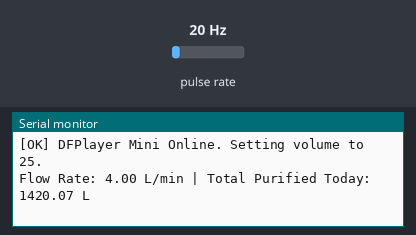
Simulated run of this sketch. Board: ESP32. Parts: the last lines printed to the serial monitor. Wiring (inferred from the names in the program): pulse sensor: data GPIO 13. The inputs (shaded band) are chosen by the test bench; at power-on: pulse rate 20 Hz. The audio player accepts every command and is not drawn.

Above: at 1.7 s.
1.8 s: pulse rate (sensor on GPIO 13) set to 4 Hz
At 2.9 s:
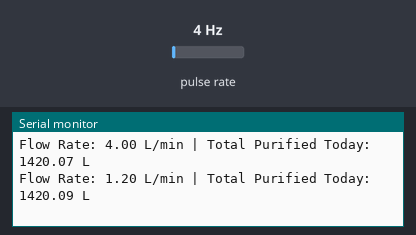
3.3 s: pulse rate (sensor on GPIO 13) set to 50 Hz
At 4.3 s:
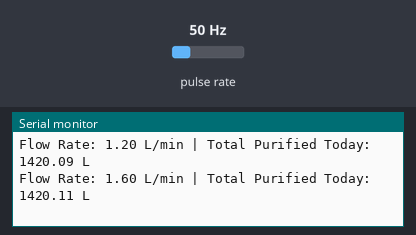
Timing chart, 0 to 6.3 s (numbered marks = the images above; inputs shaded):
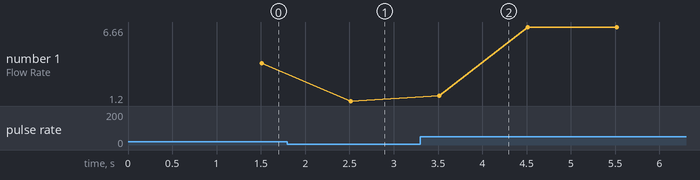

The sketch:

esp32_jalrakshak_audio_flow.ino
```cpp
/*
 * JalRakshak Smart Water Monitoring & Purification System
 * ESP32 C++ Firmware Extension Module (SIH26040 Alignment)
 *
 * Features:
 * 1. DFPlayer Mini Audio Alert Module (UART Serial2: TX=GPIO16, RX=GPIO17)
 *    - Plays Track 001.mp3 (Hindi Safe Alert: "पानी पीने के लिए सुरक्षित है।")
 *    - Plays Track 002.mp3 (Hindi Unsafe Warning: "चेतावनी! पानी असुरक्षित है, कृपया प्रतीक्षा करें।")
 * 2. YF-S201 Water Flow Sensor Telemetry (GPIO13 Interrupt)
 *    - Tracks pulse frequency to calculate flow rate (L/min) and total purified volume (Liters)
 */

#include <Arduino.h>
#include <HardwareSerial.h>
#include <DFRobotDFPlayerMini.h>

// --- PIN DEFINITIONS ---
#define DFPLAYER_TX_PIN   16  // ESP32 GPIO16 connected to DFPlayer RX
#define DFPLAYER_RX_PIN   17  // ESP32 GPIO17 connected to DFPlayer TX
#define FLOW_SENSOR_PIN   13  // ESP32 GPIO13 connected to YF-S201 Signal pin

// --- OBJECT & VARIABLE DECLARATIONS ---
HardwareSerial dfSerial(2); // Use ESP32 HardwareSerial2
DFRobotDFPlayerMini myDFPlayer;

// Interrupt variables for YF-S201 Flow Sensor
volatile unsigned long pulseCount = 0;
float flowRateLPM = 0.0;
float totalPurifiedLiters = 1420.0; // Initialized to village daily counter baseline
unsigned long oldTime = 0;

// Threshold states
enum WaterQualityStatus { STATUS_SAFE, STATUS_UNSAFE };
WaterQualityStatus currentWaterStatus = STATUS_SAFE;
WaterQualityStatus previousWaterStatus = STATUS_SAFE;

// Flow Sensor Interrupt Service Routine (ISR)
void IRAM_ATTR flowSensorISR() {
  pulseCount++;
}

// --- BIS 10500 WATER QUALITY THRESHOLD CHECK ---
WaterQualityStatus evaluateWaterQuality(float ph, float tds, float turbidity, float temp) {
  // BIS limits: pH 6.5-8.5, TDS <= 500 ppm, Turbidity <= 15 NTU, Temp <= 28°C
  if (ph < 6.5 || ph > 8.5 || tds > 500.0 || turbidity > 15.0 || temp > 28.0) {
    return STATUS_UNSAFE;
  }
  return STATUS_SAFE;
}

void setup() {
  Serial.begin(115200);
  Serial.println(F("--- JalRakshak ESP32 Audio & Flow Telemetry Init ---"));

  // 1. Setup YF-S201 Flow Sensor Interrupt Pin
  pinMode(FLOW_SENSOR_PIN, INPUT_PULLUP);
  attachInterrupt(digitalPinToInterrupt(FLOW_SENSOR_PIN), flowSensorISR, RISING);

  // 2. Setup Hardware Serial2 for DFPlayer Mini
  dfSerial.begin(9600, SERIAL_8N1, DFPLAYER_RX_PIN, DFPLAYER_TX_PIN);

  // 3. Initialize DFPlayer Mini
  if (!myDFPlayer.begin(dfSerial)) {
    Serial.println(F("[ERROR] Unable to communicate with DFPlayer Mini. Check wiring!"));
  } else {
    Serial.println(F("[OK] DFPlayer Mini Online. Setting volume to 25."));
    myDFPlayer.volume(25); // Set volume (0 to 30)
  }

  oldTime = millis();
}

void loop() {
  // --- A. REAL-TIME FLOW SENSOR CALCULATION (Every 1 Second) ---
  if ((millis() - oldTime) >= 1000) {
    detachInterrupt(digitalPinToInterrupt(FLOW_SENSOR_PIN));

    // YF-S201 Calibration: Pulse frequency (Hz) = 7.5 * Q (L/min)
    flowRateLPM = ((1000.0 / (millis() - oldTime)) * pulseCount) / 7.5;

    // Accumulate total liters purified: (L/min / 60 sec)
    float litersInSecond = (flowRateLPM / 60.0);
    totalPurifiedLiters += litersInSecond;

    Serial.print(F("Flow Rate: "));
    Serial.print(flowRateLPM);
    Serial.print(F(" L/min | Total Purified Today: "));
    Serial.print(totalPurifiedLiters);
    Serial.println(F(" L"));

    pulseCount = 0;
    oldTime = millis();

    attachInterrupt(digitalPinToInterrupt(FLOW_SENSOR_PIN), flowSensorISR, RISING);
  }

  // --- B. WATER QUALITY SENSOR READINGS & AUDIO ALERT TRIGGER ---
  // Mock readings for demonstration (Replace with actual analogRead / I2C sensor calls)
  float mockPh = 6.8;
  float mockTds = 420.0;
  float mockTurbidity = 12.0;
  float mockTemp = 28.0;

  currentWaterStatus = evaluateWaterQuality(mockPh, mockTds, mockTurbidity, mockTemp);

  // Trigger audio message only on status state changes
  if (currentWaterStatus != previousWaterStatus) {
    if (currentWaterStatus == STATUS_SAFE) {
      Serial.println(F(">>> Status CHANGED to SAFE -> Playing Track 001.mp3"));
      myDFPlayer.play(1); // 001.mp3: "पानी पीने के लिए सुरक्षित है।"
    } else {
      Serial.println(F(">>> Status CHANGED to UNSAFE -> Playing Track 002.mp3"));
      myDFPlayer.play(2); // 002.mp3: "चेतावनी! पानी असुरक्षित है, कृपया प्रतीक्षा करें।"
    }
    previousWaterStatus = currentWaterStatus;
  }

  delay(100);
}
```

Measured:
- after the input at 1.8 s, the serial monitor: prints a new line after 0.71 s (image 1)
- after the input at 3.3 s, the serial monitor: prints a new line after 0.21 s (image 2)
- plotted number 1: 4 → 1.2 after the input at 1.8 s, 1.2 → 6.66 after the input at 3.3 s
